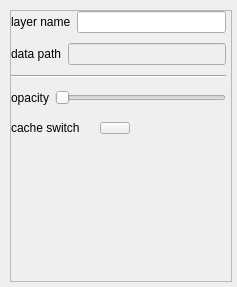
<?xml version="1.0" encoding="UTF-8"?>
<ui version="4.0">
 <class>CMapImageLayerPropertyWgt</class>
 <widget class="QWidget" name="CMapImageLayerPropertyWgt">
  <property name="geometry">
   <rect>
    <x>0</x>
    <y>0</y>
    <width>237</width>
    <height>287</height>
   </rect>
  </property>
  <property name="windowTitle">
   <string>CMapImageLayerPropertyWgt</string>
  </property>
  <layout class="QHBoxLayout" name="horizontalLayout">
   <property name="spacing">
    <number>0</number>
   </property>
   <property name="leftMargin">
    <number>10</number>
   </property>
   <property name="topMargin">
    <number>10</number>
   </property>
   <property name="rightMargin">
    <number>5</number>
   </property>
   <property name="bottomMargin">
    <number>5</number>
   </property>
   <item>
    <widget class="QScrollArea" name="scrollArea">
     <property name="widgetResizable">
      <bool>true</bool>
     </property>
     <widget class="QWidget" name="scrollAreaWidgetContents">
      <property name="geometry">
       <rect>
        <x>0</x>
        <y>0</y>
        <width>220</width>
        <height>270</height>
       </rect>
      </property>
      <layout class="QVBoxLayout" name="verticalLayout_2" stretch="0,0,0,0,0,1">
       <property name="spacing">
        <number>10</number>
       </property>
       <property name="leftMargin">
        <number>0</number>
       </property>
       <property name="topMargin">
        <number>0</number>
       </property>
       <property name="rightMargin">
        <number>5</number>
       </property>
       <property name="bottomMargin">
        <number>5</number>
       </property>
       <item>
        <layout class="QHBoxLayout" name="horizontalLayout_3">
         <item>
          <widget class="QLabel" name="Lbl_layerName_2">
           <property name="sizePolicy">
            <sizepolicy hsizetype="Preferred" vsizetype="Preferred">
             <horstretch>0</horstretch>
             <verstretch>0</verstretch>
            </sizepolicy>
           </property>
           <property name="maximumSize">
            <size>
             <width>16777215</width>
             <height>16777215</height>
            </size>
           </property>
           <property name="text">
            <string>layer name</string>
           </property>
           <property name="alignment">
            <set>Qt::AlignLeading|Qt::AlignLeft|Qt::AlignVCenter</set>
           </property>
          </widget>
         </item>
         <item>
          <widget class="QLineEdit" name="pLayerNameEdit">
           <property name="sizePolicy">
            <sizepolicy hsizetype="Expanding" vsizetype="Fixed">
             <horstretch>0</horstretch>
             <verstretch>0</verstretch>
            </sizepolicy>
           </property>
           <property name="minimumSize">
            <size>
             <width>0</width>
             <height>0</height>
            </size>
           </property>
           <property name="maximumSize">
            <size>
             <width>16777215</width>
             <height>16777215</height>
            </size>
           </property>
           <property name="contextMenuPolicy">
            <enum>Qt::NoContextMenu</enum>
           </property>
          </widget>
         </item>
        </layout>
       </item>
       <item>
        <layout class="QHBoxLayout" name="horizontalLayout_10">
         <property name="spacing">
          <number>6</number>
         </property>
         <property name="sizeConstraint">
          <enum>QLayout::SetDefaultConstraint</enum>
         </property>
         <item>
          <widget class="QLabel" name="Lbl_layerPath_2">
           <property name="minimumSize">
            <size>
             <width>0</width>
             <height>0</height>
            </size>
           </property>
           <property name="maximumSize">
            <size>
             <width>16777215</width>
             <height>16777215</height>
            </size>
           </property>
           <property name="layoutDirection">
            <enum>Qt::LeftToRight</enum>
           </property>
           <property name="text">
            <string>data path</string>
           </property>
           <property name="alignment">
            <set>Qt::AlignLeading|Qt::AlignLeft|Qt::AlignVCenter</set>
           </property>
          </widget>
         </item>
         <item>
          <widget class="QLineEdit" name="pLayerPathEdit">
           <property name="enabled">
            <bool>false</bool>
           </property>
           <property name="contextMenuPolicy">
            <enum>Qt::NoContextMenu</enum>
           </property>
           <property name="readOnly">
            <bool>true</bool>
           </property>
          </widget>
         </item>
        </layout>
       </item>
       <item>
        <widget class="Line" name="line">
         <property name="orientation">
          <enum>Qt::Horizontal</enum>
         </property>
        </widget>
       </item>
       <item>
        <widget class="QWidget" name="pOpacityWgt" native="true">
         <layout class="QHBoxLayout" name="horizontalLayout_2">
          <property name="leftMargin">
           <number>0</number>
          </property>
          <property name="topMargin">
           <number>0</number>
          </property>
          <property name="rightMargin">
           <number>0</number>
          </property>
          <property name="bottomMargin">
           <number>0</number>
          </property>
          <item>
           <widget class="QLabel" name="Lbl_diaphaneity">
            <property name="minimumSize">
             <size>
              <width>0</width>
              <height>20</height>
             </size>
            </property>
            <property name="maximumSize">
             <size>
              <width>16777215</width>
              <height>20</height>
             </size>
            </property>
            <property name="text">
             <string>opacity</string>
            </property>
           </widget>
          </item>
          <item>
           <widget class="CPercentSlider" name="pOpacitySlider">
            <property name="sizePolicy">
             <sizepolicy hsizetype="Expanding" vsizetype="Fixed">
              <horstretch>0</horstretch>
              <verstretch>0</verstretch>
             </sizepolicy>
            </property>
            <property name="minimumSize">
             <size>
              <width>0</width>
              <height>0</height>
             </size>
            </property>
            <property name="maximumSize">
             <size>
              <width>16777215</width>
              <height>16777215</height>
             </size>
            </property>
            <property name="orientation">
             <enum>Qt::Horizontal</enum>
            </property>
           </widget>
          </item>
         </layout>
        </widget>
       </item>
       <item>
        <layout class="QHBoxLayout" name="horizontalLayout_6">
         <property name="spacing">
          <number>20</number>
         </property>
         <item>
          <widget class="QLabel" name="Lbl_switch">
           <property name="minimumSize">
            <size>
             <width>0</width>
             <height>20</height>
            </size>
           </property>
           <property name="maximumSize">
            <size>
             <width>16777215</width>
             <height>20</height>
            </size>
           </property>
           <property name="text">
            <string>cache switch</string>
           </property>
          </widget>
         </item>
         <item>
          <widget class="QPushButton" name="pCacheEnableBtn">
           <property name="minimumSize">
            <size>
             <width>30</width>
             <height>12</height>
            </size>
           </property>
           <property name="maximumSize">
            <size>
             <width>30</width>
             <height>12</height>
            </size>
           </property>
           <property name="text">
            <string/>
           </property>
           <property name="checkable">
            <bool>true</bool>
           </property>
          </widget>
         </item>
         <item>
          <spacer name="horizontalSpacer_3">
           <property name="orientation">
            <enum>Qt::Horizontal</enum>
           </property>
           <property name="sizeHint" stdset="0">
            <size>
             <width>40</width>
             <height>20</height>
            </size>
           </property>
          </spacer>
         </item>
        </layout>
       </item>
       <item>
        <spacer name="verticalSpacer">
         <property name="orientation">
          <enum>Qt::Vertical</enum>
         </property>
         <property name="sizeHint" stdset="0">
          <size>
           <width>17</width>
           <height>0</height>
          </size>
         </property>
        </spacer>
       </item>
      </layout>
     </widget>
    </widget>
   </item>
  </layout>
 </widget>
 <layoutdefault spacing="6" margin="11"/>
 <customwidgets>
  <customwidget>
   <class>CPercentSlider</class>
   <extends>QSlider</extends>
   <header>FxTransparentSlider/CPercentSlider.h</header>
  </customwidget>
 </customwidgets>
 <resources/>
 <connections/>
</ui>
